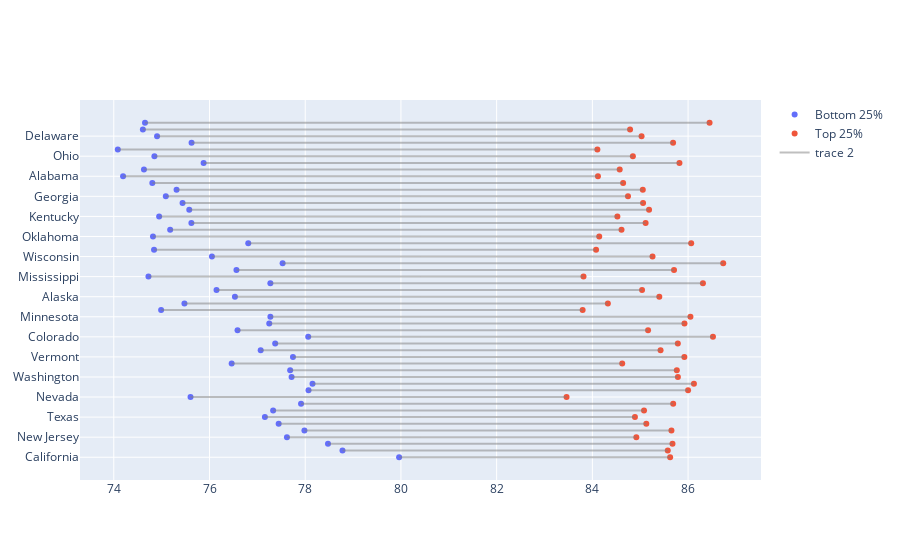

Source (notebook cell):
### Code cell
fig = go.Figure()
fig.add_trace(go.Scatter( x = state_income_life_exp["le_agg_q1_M"], y=state_income_life_exp["statename"], mode="markers", name = "Bottom 25%"))
fig.add_trace(go.Scatter( x = state_income_life_exp["le_agg_q4_M"], y=state_income_life_exp["statename"], mode="markers", name = "Top 25%"))
fig.add_trace(go.Scatter( x = data["line_x"], y=data["line_y"], mode="lines", marker={"color":"grey"}, opacity=0.5,))
fig.show()

### Figure 1 — Plotly figure (JSON) as saved in the notebook; plotly's stock layout.template omitted (floating-point values rounded to 4 significant figures; data arrays with more than 128 entries replaced by an {"elided": "..."} marker saying what was removed)
{"data": [{"mode": "markers", "name": "Bottom 25%", "type": "scatter", "x": [79.96, 78.78, 78.48, 77.62, 77.98, 77.45, 77.16, 77.33, 77.91, 75.6, 78.07, 78.15, 77.72, 77.69, 76.46, 77.74, 77.07, 77.37, 78.06, 76.59, 77.25, 77.27, 74.99, 75.48, 76.53, 76.15, 77.27, 74.72, 76.56, 77.53, 76.05, 74.84, 76.81, 74.82, 75.18, 75.62, 74.95, 75.58, 75.44, 75.09, 75.31, 74.81, 74.19, 74.63, 75.88, 74.85, 74.08, 75.63, 74.9, 74.61, 74.65], "y": ["California", "New York", "Hawaii", "New Jersey", "Massachusetts", "Arizona", "Texas", "Florida", "New Mexico", "Nevada", "Montana", "Idaho", "Washington", "Oregon", "Illinois", "Vermont", "Rhode Island", "Connecticut", "Colorado", "Nebraska", "South Dakota", "Minnesota", "Arkansas", "West Virginia", "Alaska", "Iowa", "Maine", "Mississippi", "New Hampshire", "Utah", "Wisconsin", "Louisiana", "North Dakota", "Oklahoma", "Missouri", "Maryland", "Kentucky", "Pennsylvania", "Kansas", "Georgia", "North Carolina", "Michigan", "Alabama", "Tennessee", "Wyoming", "Ohio", "Indiana", "Virginia", "Delaware", "South Carolina", "District Of Columbia"]}, {"mode": "markers", "name": "Top 25%", "type": "scatter", "x": [85.62, 85.58, 85.67, 84.92, 85.65, 85.13, 84.89, 85.08, 85.69, 83.46, 86.0, 86.12, 85.79, 85.76, 84.62, 85.92, 85.42, 85.79, 86.52, 85.16, 85.92, 86.05, 83.8, 84.32, 85.4, 85.04, 86.31, 83.81, 85.71, 86.73, 85.26, 84.08, 86.06, 84.14, 84.61, 85.11, 84.52, 85.18, 85.06, 84.74, 85.05, 84.64, 84.12, 84.57, 85.82, 84.85, 84.1, 85.69, 85.03, 84.79, 86.45], "y": ["California", "New York", "Hawaii", "New Jersey", "Massachusetts", "Arizona", "Texas", "Florida", "New Mexico", "Nevada", "Montana", "Idaho", "Washington", "Oregon", "Illinois", "Vermont", "Rhode Island", "Connecticut", "Colorado", "Nebraska", "South Dakota", "Minnesota", "Arkansas", "West Virginia", "Alaska", "Iowa", "Maine", "Mississippi", "New Hampshire", "Utah", "Wisconsin", "Louisiana", "North Dakota", "Oklahoma", "Missouri", "Maryland", "Kentucky", "Pennsylvania", "Kansas", "Georgia", "North Carolina", "Michigan", "Alabama", "Tennessee", "Wyoming", "Ohio", "Indiana", "Virginia", "Delaware", "South Carolina", "District Of Columbia"]}, {"marker": {"color": "grey"}, "mode": "lines", "opacity": 0.5, "type": "scatter", "x": {"elided": "153 float values"}, "y": {"elided": "153 str values"}}], "layout": {}}
